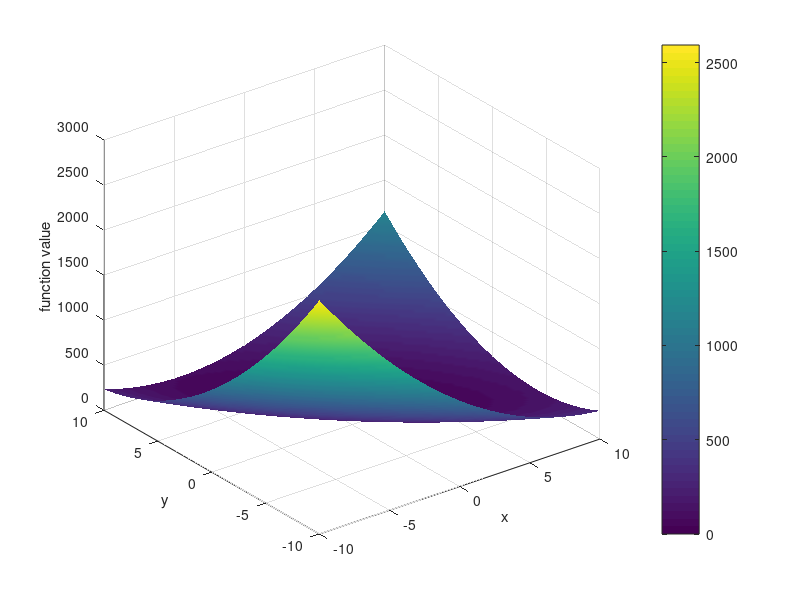

MATLAB code to generate this figure:
function z = Booth




[x,y] = meshgrid(-10:20/100:10,-10:20/100:10);

z = (x+2.*y-7).*(x+2.*y-7) + (2.*x+y-5).*(2.*x+y-5);


	
surf(x,y,z);shading interp;
colorbar;xlabel('x');ylabel('y');zlabel('function value')
	
	